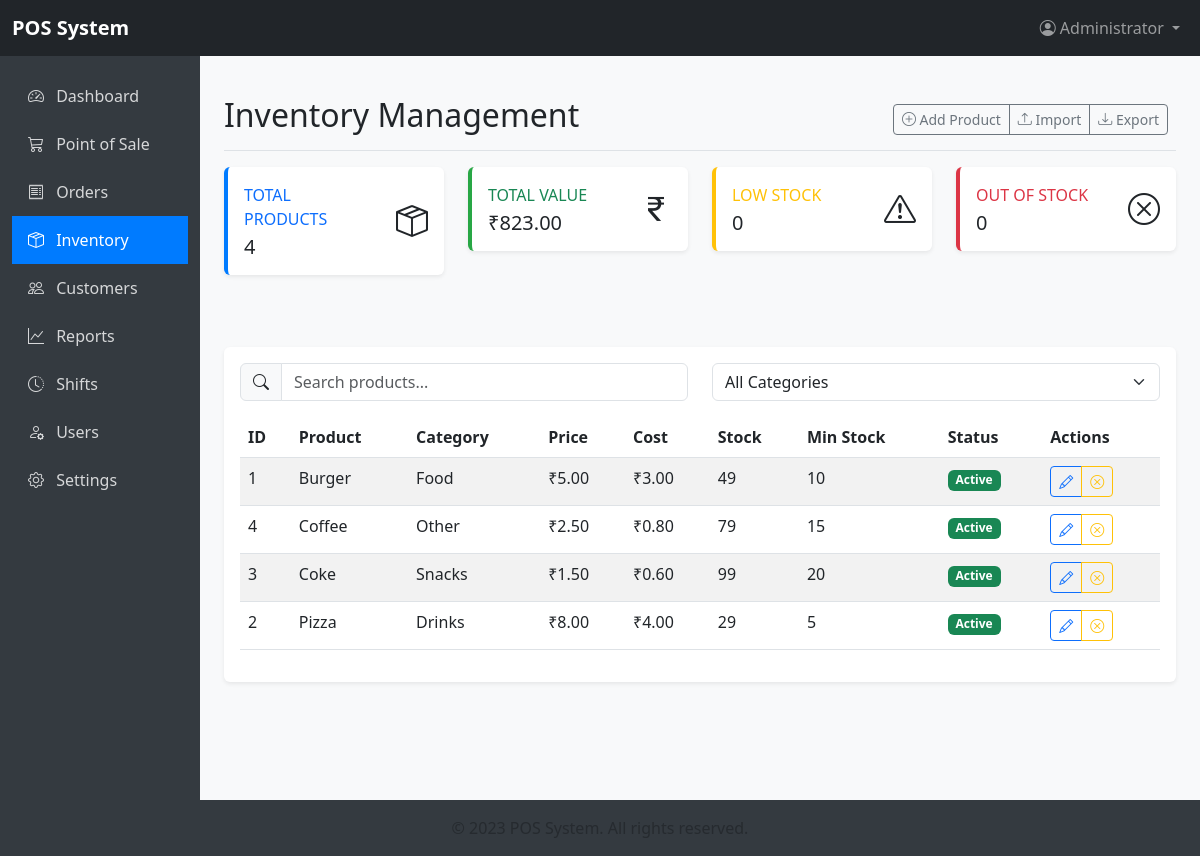
Before: /inventory (signed in) with the older database file.
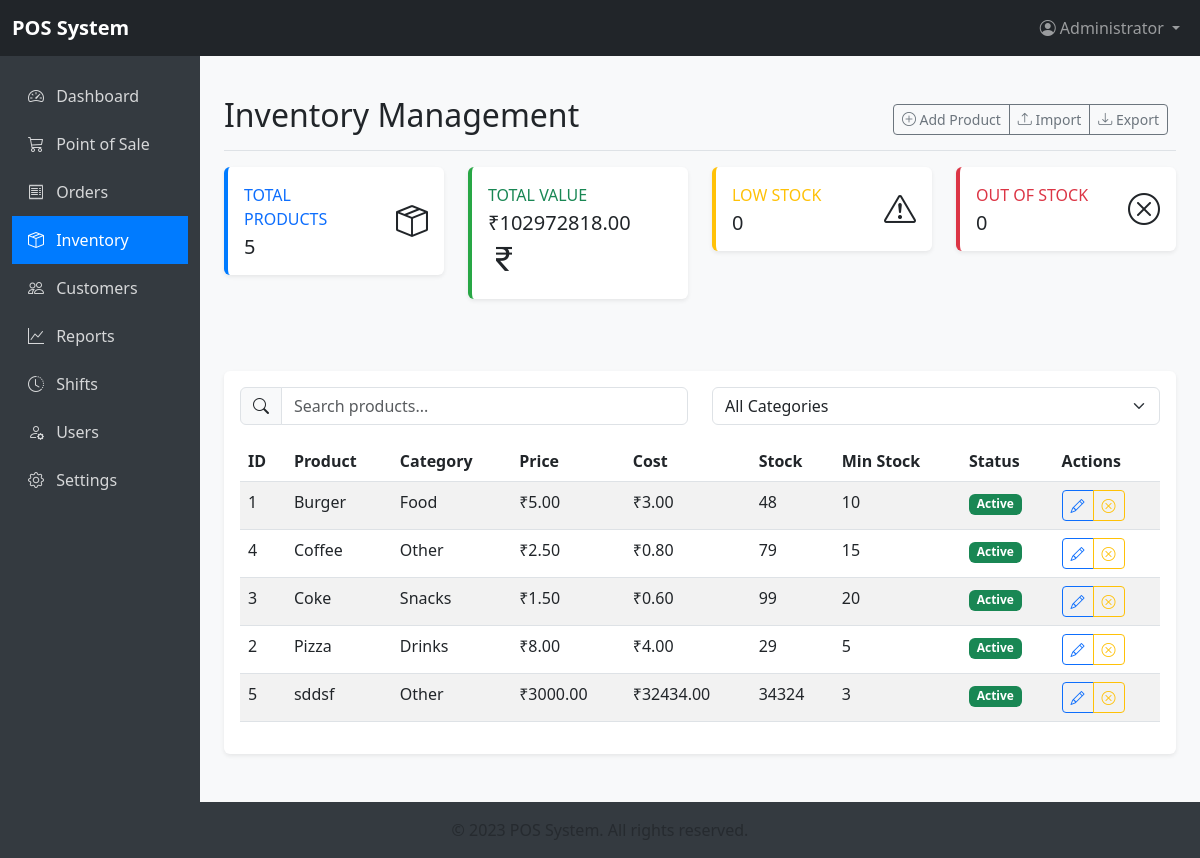
After: the same page with the newer database file.
### tables this page shows
CREATE TABLE products (
        id INTEGER PRIMARY KEY AUTOINCREMENT,
        name TEXT NOT NULL,
        description TEXT,
        category_id INTEGER,
        price REAL NOT NULL,
        cost_price REAL,
        barcode TEXT,
        stock INTEGER DEFAULT 0,
        min_stock INTEGER DEFAULT 0,
        image BLOB,
        active INTEGER DEFAULT 1,
        tax_rate REAL DEFAULT 0,
        FOREIGN KEY (category_id) REFERENCES categories(id)
    );

CREATE TABLE categories (
        id INTEGER PRIMARY KEY AUTOINCREMENT,
        name TEXT NOT NULL,
        description TEXT
    );

### flaskApp/app.py (the view)
@app.route('/inventory')
@login_required
@manager_required
def inventory():
    conn = get_db_connection()
    categories = conn.execute("""
    SELECT id, name FROM categories
    ORDER BY name
    """).fetchall()
    products = conn.execute("""
    SELECT p.*, c.name as category_name
    FROM products p
    LEFT JOIN categories c ON p.category_id = c.id
    ORDER BY p.name
    """).fetchall()
    total_products = len(products)
    total_value = conn.execute("""
    SELECT SUM(stock * price) as value
    FROM products
    WHERE active = 1
    """).fetchone()[0] or 0
    low_stock_count = conn.execute("""
    SELECT COUNT(*) as count
    FROM products
    WHERE stock <= min_stock AND active = 1
    """).fetchone()[0] or 0
    out_of_stock_count = conn.execute("""
    SELECT COUNT(*) as count
    FROM products
    WHERE stock = 0 AND active = 1
    """).fetchone()[0] or 0
    conn.close()
    return render_template(
        'inventory.html',
        categories=categories,
        products=products,
        total_products=total_products,
        total_value=total_value,
        low_stock_count=low_stock_count,
        out_of_stock_count=out_of_stock_count
    )

### flaskApp/app.py (called while the page is built)
def get_db_connection():
    conn = sqlite3.connect(DB_PATH)
    conn.row_factory = sqlite3.Row
    return conn

def login_required(f):
    @wraps(f)
    def decorated_function(*args, **kwargs):
        if 'user_id' not in session:
            return redirect(url_for('login'))
        return f(*args, **kwargs)
    return decorated_function

def manager_required(f):
    @wraps(f)
    def decorated_function(*args, **kwargs):
        if 'user_id' not in session or session.get('role') not in ['admin', 'manager']:
            flash('Manager access required', 'danger')
            return redirect(url_for('dashboard'))
        return f(*args, **kwargs)
    return decorated_function

### flaskApp/templates/inventory.html (shortened to what the changed rows need)
{% extends "base.html" %}
{% block content %}
<div class="d-flex justify-content-between flex-wrap flex-md-nowrap align-items-center pt-3 pb-2 mb-3 border-bottom">
    <h1 class="h2">Inventory Management</h1>
</div>
<div class="row mb-4">
    <div class="col-xl-3 col-md-6 mb-4">
        <div class="card stats-card">
            <div class="card-body">
                <div class="row no-gutters align-items-center">
                    <div class="col mr-2">
                        <div class="text-xs font-weight-bold text-primary text-uppercase mb-1">Total Products</div>
                        <div class="h5 mb-0 font-weight-bold text-gray-800">{{ total_products }}</div>
                    </div>
                </div>
            </div>
        </div>
    </div>
    <div class="col-xl-3 col-md-6 mb-4">
        <div class="card stats-card success">
            <div class="card-body">
                <div class="row no-gutters align-items-center">
                    <div class="col mr-2">
                        <div class="text-xs font-weight-bold text-success text-uppercase mb-1">Total Value</div>
                        <div class="h5 mb-0 font-weight-bold text-gray-800">₹{{ "%.2f"|format(total_value) }}</div>
                    </div>
                </div>
            </div>
        </div>
    </div>
</div>
<div class="card">
    <div class="card-body">
        <div class="table-responsive">
            <table class="table table-striped table-hover">
                <thead>
                    <tr>
                        <th>ID</th>
                        <th>Product</th>
                        <th>Category</th>
                        <th>Price</th>
                        <th>Cost</th>
                        <th>Stock</th>
                        <th>Min Stock</th>
                        <th>Status</th>
                        <th>Actions</th>
                    </tr>
                </thead>
                <tbody id="productTableBody">
                    {% for product in products %}
                    <tr>
                        <td>{{ product.id }}</td>
                        <td>{{ product.name }}</td>
                        <td>{{ product.category_name or 'Uncategorized' }}</td>
                        <td>₹{{ "%.2f"|format(product.price) }}</td>
                        <td>₹{{ "%.2f"|format(product.cost_price) if product.cost_price else 'N/A' }}</td>
                        <td class="{{ 'text-danger' if product.stock == 0 else 'text-warning' if product.stock <= product.min_stock else '' }}">
                            {{ product.stock }}
                        </td>
                        <td>{{ product.min_stock }}</td>
                        <td>
                            <span class="badge bg-{{ 'success' if product.active else 'secondary' }}">
                                {{ 'Active' if product.active else 'Inactive' }}
                            </span>
                        </td>
                        <td>
                            <div class="btn-group">
                                <a href="{{ url_for('edit_product', product_id=product.id) }}" class="btn btn-sm btn-outline-primary" title="Edit">
                                    <i class="bi bi-pencil"></i>
                                </a>
                                <button class="btn btn-sm btn-outline-{{ 'success' if not product.active else 'warning' }}"
                                        onclick="toggleProductStatus({{ product.id }}, {{ product.active|lower }})"
                                        title="{{ 'Enable' if not product.active else 'Disable' }}">
                                    <i class="bi bi-{{ 'check-circle' if not product.active else 'x-circle' }}"></i>
                                </button>
                            </div>
                        </td>
                    </tr>
                    {% else %}
                    <tr>
                        <td colspan="9" class="text-center">No products found</td>
                    </tr>
                    {% endfor %}
                </tbody>
            </table>
        </div>
    </div>
</div>
{% endblock %}

Changed rows visible on the page:
changed products "Burger": stock "49" → "48"
added products: id "5", name "sddsf", name "Other", price "3000.00", cost_price "32434.00", stock "34324", min_stock "3", active "Active"
Other visible differences:
{{ total_products }}: "4" → "5"
{{ "%.2f"|format(total_value) }}: "823.00" → "102972818.00"
